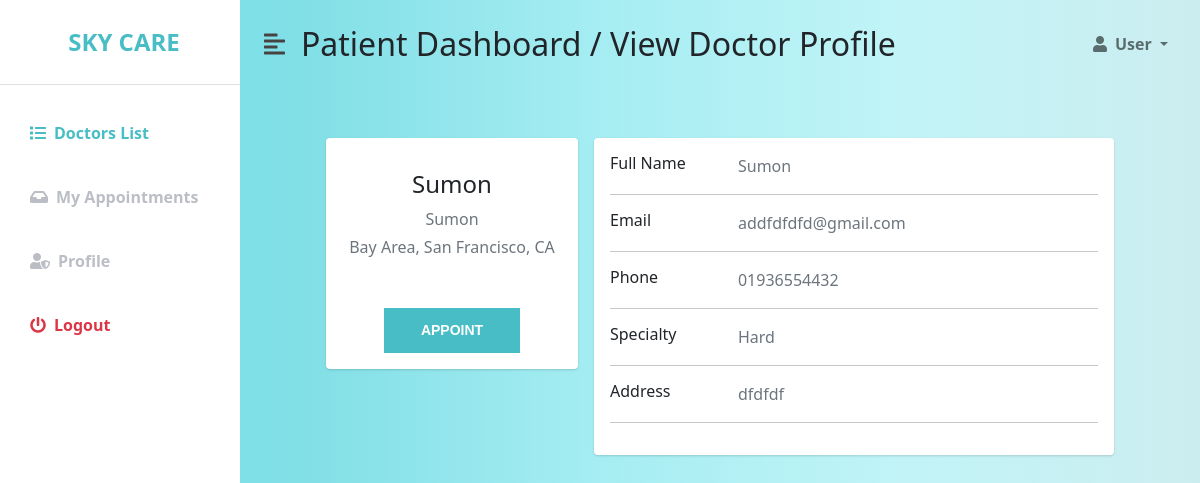
The app's page /admin_panel/patient/view_doctor_pf_patient.php?id=6 (signed in) with its own data.
### tables this page shows
CREATE TABLE `doctor` (
  `id` int(11) NOT NULL,
  `name` varchar(100) NOT NULL,
  `email` varchar(200) NOT NULL,
  `password` varchar(100) NOT NULL,
  `phone` varchar(100) NOT NULL,
  `specialist` varchar(100) NOT NULL,
  `age` varchar(100) NOT NULL,
  `blood` varchar(100) NOT NULL,
  `gender` varchar(100) NOT NULL,
  `address` varchar(100) NOT NULL,
  `city` varchar(100) NOT NULL,
  `image` varchar(500) NOT NULL
);

### admin_panel/patient/view_doctor_pf_patient.php (the view, shortened to what this page needs)
<?php
include("db.php");
$get_doctor_id = $_GET['id'];
   $doctor_sql="select * from doctor where id='$get_doctor_id'";
   $doctor_data =mysqli_query($conn,$doctor_sql);
   $doctor_profile = mysqli_fetch_assoc($doctor_data);
 ?>
<!DOCTYPE html>
<html lang="en">
<head>
    <link href="../../plugins/bootstrap/bootstrap_5.min.css" rel="stylesheet" />
    <link rel="stylesheet" href="https://cdnjs.cloudflare.com/ajax/libs/font-awesome/5.15.3/css/all.min.css" />
    <link rel="stylesheet" href="../../css/admin_panel_style.css" />
</head>
<body>
    <div class="d-flex" id="wrapper">
        <div class="bg-white" id="sidebar-wrapper">
            <div class="sidebar-heading text-center py-4 primary-text fs-4 fw-bold text-uppercase border-bottom">Sky Care</div>
            <div class="list-group list-group-flush my-3">
              <a href="doctors_list_patient.php" class="list-group-item list-group-item-action bg-transparent second-text active"><i
                      class="fas fa-list me-2"></i>Doctors List</a>
                <a href="my_appointments_patient.php" class="list-group-item list-group-item-action bg-transparent second-text fw-bold"><i
                        class="fas fa-inbox me-2"></i>My Appointments</a>
                <a href="profile_patient.php" class="list-group-item list-group-item-action bg-transparent second-text fw-bold"><i
                        class="fas fa-user-shield me-2"></i>Profile</a>
                <a href="logout.php" class="list-group-item list-group-item-action bg-transparent text-danger fw-bold"><i
                        class="fas fa-power-off me-2"></i>Logout</a>
            </div>
        </div>
        <div id="page-content-wrapper">
            <nav class="navbar navbar-expand-lg navbar-light bg-transparent py-4 px-4">
                <div class="d-flex align-items-center">
                    <i class="fas fa-align-left primary-text fs-4 me-3" id="menu-toggle" style="color: #474343;"></i>
                    <h2 class="fs-2 m-0">Patient Dashboard / View Doctor Profile</h2>
                </div>
                <div class="collapse navbar-collapse" id="navbarSupportedContent">
                    <ul class="navbar-nav ms-auto mb-2 mb-lg-0">
                        <li class="nav-item dropdown">
                            <a class="nav-link dropdown-toggle second-text fw-bold" href="#" id="navbarDropdown"
                                role="button" data-bs-toggle="dropdown" aria-expanded="false">
                                <i class="fas fa-user me-2"></i>User
                            </a>
                        </li>
                    </ul>
                </div>
            </nav>
            <div class="container-fluid px-4">
                <div class="container">
                    <div class="main-body">
                          <div class="row gutters-sm">
                            <div class="col-md-4 mb-3">
                              <div class="card">
                                <div class="card-body">
                                  <div class="d-flex flex-column align-items-center text-center">
                                    <div class="mt-3">
                                      <h4><?php echo $doctor_profile['name']; ?></h4>
                                      <p class="text-secondary mb-1"><?php echo $doctor_profile['name']; ?></p>
                                      <p class="text-muted font-size-sm">Bay Area, San Francisco, CA</p>
                                    </div>
                                    <div class="row">
                                    <div class="col-sm-12">
                                      <a href="appointment_patient.php">
                                        <button class="btn-style-one" target="" href="#">Appoint</button>
                                      </a>
                                    </div>
                                  </div>
                                  </div>
                                </div>
                              </div>
                            </div>
                            <div class="col-md-8">
                              <div class="card mb-3">
                                <div class="card-body">
                                  <div class="row">
                                    <div class="col-sm-3">
                                      <h6 class="mb-0">Full Name</h6>
                                    </div>
                                    <div class="col-sm-9 text-secondary">
                                     <?php echo $doctor_profile ['name']; ?>
                                    </div>
                                  </div>
                                  <hr>
                                  <div class="row">
                                    <div class="col-sm-3">
                                      <h6 class="mb-0">Email</h6>
                                    </div>
                                    <div class="col-sm-9 text-secondary">
                                      <?php echo $doctor_profile['email']; ?>
                                    </div>
                                  </div>
                                  <hr>
                                  <div class="row">
                                    <div class="col-sm-3">
                                      <h6 class="mb-0">Phone</h6>
                                    </div>
                                    <div class="col-sm-9 text-secondary">
                                      <?php echo $doctor_profile['phone']; ?>
                                    </div>
                                  </div>
                                  <hr>
                                  <div class="row">
                                    <div class="col-sm-3">
                                      <h6 class="mb-0">Specialty</h6>
                                    </div>
                                    <div class="col-sm-9 text-secondary">
                                     <?php echo $doctor_profile['specialist']; ?>
                                    </div>
                                  </div>
                                  <hr>
                                  <div class="row">
                                    <div class="col-sm-3">
                                      <h6 class="mb-0">Address</h6>
                                    </div>
                                    <div class="col-sm-9 text-secondary">
                                      <?php echo $doctor_profile['address']; ?>
                                    </div>
                                  </div>
                                  <hr>
                                </div>
                              </div>
                            </div>
                          </div>
                        </div>
                    </div>
            </div>
        </div>
    </div>
</body>
</html>

### css/admin_panel_style.css (style rules this page uses)
:root { --main-bg-color: #48bdc5; --main-text-color: #48bdc5; --second-text-color: #bbbec5; --second-bg-color: #fafafa; }
.primary-text { color: var(--main-text-color); }
.second-text { color: var(--second-text-color); }
#wrapper { overflow-x: hidden; background-image: linear-gradient( to right, #78e8f0, #81dfe6, #a5edf2, #c1f4f7, #ccedf0 ); }
#sidebar-wrapper { min-height: 100vh; margin-left: -15rem; -webkit-transition: margin 0.25s ease-out; -moz-transition: margin 0.25s ease-out; -o-transition: margin 0.25s ease-out; transition: margin 0.25s ease-out; }
#sidebar-wrapper .sidebar-heading { padding: 0.875rem 1.25rem; font-size: 1.2rem; }
#sidebar-wrapper .list-group { width: 15rem; }
#page-content-wrapper { min-width: 100vw; }
#menu-toggle { cursor: pointer; }
.list-group-item { border: none; padding: 20px 30px; }
.list-group-item.active { background-color: transparent; color: var(--main-text-color); font-weight: bold; border: none; }
@media (min-width: 768px) { #sidebar-wrapper { margin-left: 0; } }
@media (min-width: 768px) { #page-content-wrapper { min-width: 0; width: 100%; } }
.btn-style-one { font-size: 14px; font-weight: 600; color: #ffffff; line-height: 27px; padding: 8px 36px; background: #48bdc5; border: 1px solid #48bdc5; display: inline-block; text-transform: uppercase; font-family: "Source Sans Pro", sans-serif; transition: all 0.5s ease; -moz-transition: all 0.5s ease; -webkit-transition: all 0.5s ease; -ms-transition: all 0.5s ease; -o-transition: all 0.5s ease; }
.main-body { padding: 50px; }
.card { box-shadow: 0 1px 3px 0 rgba(0, 0, 0, 0.1), 0 1px 2px 0 rgba(0, 0, 0, 0.06); }
.card { position: relative; display: flex; flex-direction: column; min-width: 0; word-wrap: break-word; background-color: #fff; background-clip: border-box; border: 0 solid rgba(0, 0, 0, 0.125); border-radius: 0.25rem; }
.card-body { flex: 1 1 auto; min-height: 1px; padding: 1rem; }
.gutters-sm { margin-right: -8px; margin-left: -8px; }
.gutters-sm > .col, .gutters-sm > [class*="col-"] { padding-right: 8px; padding-left: 8px; }
.mb-3, .my-3 { margin-bottom: 1rem !important; }

### records on screen
doctor: name "Sumon", email "addfdfdfd@gmail.com", phone "01936554432", specialist "Hard", address "dfdfdf"
